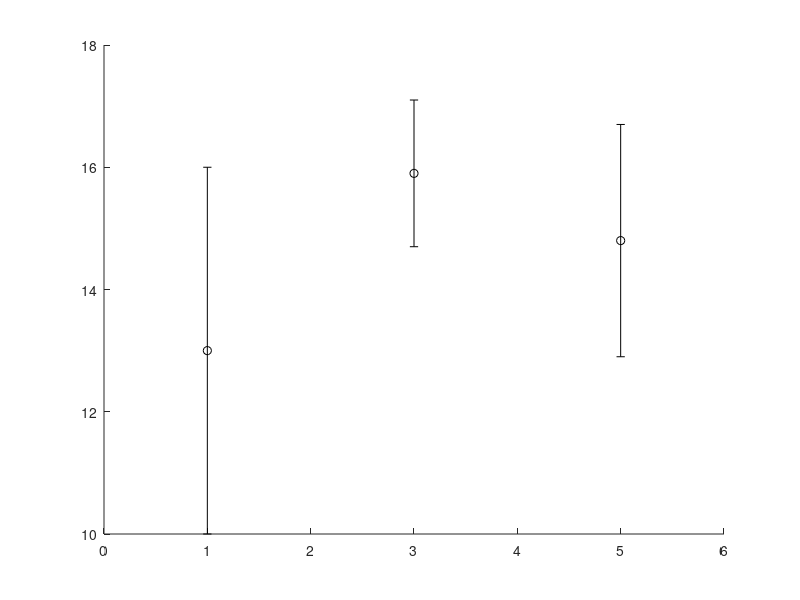

The MATLAB source for this figure: (Note: this script raises an error after producing the figure.)
%% This example script is used to demonstrate the following
%       Adding horizontal lines to a plot

%% initialize workspace
close all; % close all open figure windows
clearvars; % clear all variables from the workspace

%% input data -- manual entry

% going to plot y vs. x, but splitting it up into "small" and "large"
% values of x 
x = [1, 3, 5]; 
y = [13, 15.9, 14.8];
y_err = [3, 1.2, 1.9];

% going to plot two horiztonal lines, 
thick_line_y_value = 14; % define y value of thick, solid horizontal line
thin_line_y_value = 12; % define y value of thin, dotted horizotal line

%% plotting the data
fig1 = figure('color','w'); % create a new figure window

errorbar(x,y,y_err,'ko','MarkerFaceColor','w','MarkerSize',7); % plot the data as open circles
                    % marker specification: 'ko' ('k'=black 'o'=circle)
                    % MarkerFaceColor = 'w' (white)
                    % MarkerSize = 7 pt, bigger data points for "salience"

hold on; % keep the data in the current plot when calling a plotting function again


xlabel("x-axis label \eta \gamma \beta [with units!]","FontSize",14); % set x axis title
ylabel("y-axis label \alpha \delta \epsilon [with units!]","FontSize",14); % set y axis title
                 
xlim([0.5, 5.5]); % set the x-axis limits
ylim([0 30]); % set the y-axis limits

% plot a thick sold horizontal line that spans across the x limits
plot([0.5, 5.5],[thick_line_y_value,thick_line_y_value],'-k','LineWidth',2.0); 
                    % x-axis: the two extreme limits of the x-axis
                    % y-axis: the y value of the line, repeated twice to
                    %           create two points
                    % line specification: '-k' Solid black line
                    % Linewidth: 2   make the line thicker

% plot a thin dashed horizontal line that spans across the x limits
plot([0.5, 5.5],[thin_line_y_value,thin_line_y_value],'--k','LineWidth',1.0);
                    % x-axis: the two extreme limits of the x-axis
                    % y-axis: the y value of the line, repeated twice to
                    %           create two points
                    % line specification: '--k' dashed black line (double
                    %                               hypen means dashed)
                    % Linewidth: 1  make the line thinner

exportgraphics(fig1,'example-using-plot-function.jpg','Resolution',600); % export figure 1 as "example-using-plot-function.jpg" 
                                                                           % using a resolution of 600 dots per inch (high resolution)

                                                                           